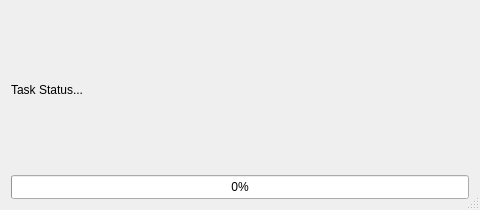
<?xml version="1.0" encoding="UTF-8"?>
<ui version="4.0">
 <class>ProgressDialog</class>
 <widget class="QDialog" name="ProgressDialog">
  <property name="geometry">
   <rect>
    <x>0</x>
    <y>0</y>
    <width>480</width>
    <height>210</height>
   </rect>
  </property>
  <property name="sizePolicy">
   <sizepolicy hsizetype="Preferred" vsizetype="Preferred">
    <horstretch>1</horstretch>
    <verstretch>1</verstretch>
   </sizepolicy>
  </property>
  <property name="minimumSize">
   <size>
    <width>480</width>
    <height>210</height>
   </size>
  </property>
  <property name="windowTitle">
   <string>Please wait...</string>
  </property>
  <property name="sizeGripEnabled">
   <bool>true</bool>
  </property>
  <layout class="QVBoxLayout" name="verticalLayout" stretch="0,0">
   <item>
    <layout class="QHBoxLayout" name="statusLayout" stretch="1,0">
     <item>
      <widget class="QLabel" name="statusLabel">
       <property name="sizePolicy">
        <sizepolicy hsizetype="Preferred" vsizetype="Fixed">
         <horstretch>0</horstretch>
         <verstretch>0</verstretch>
        </sizepolicy>
       </property>
       <property name="minimumSize">
        <size>
         <width>0</width>
         <height>15</height>
        </size>
       </property>
       <property name="text">
        <string>Task Status...</string>
       </property>
       <property name="wordWrap">
        <bool>true</bool>
       </property>
      </widget>
     </item>
     <item>
      <widget class="QLabel" name="detailsLabel">
       <property name="text">
        <string notr="true"/>
       </property>
       <property name="alignment">
        <set>Qt::AlignRight|Qt::AlignTrailing|Qt::AlignVCenter</set>
       </property>
      </widget>
     </item>
    </layout>
   </item>
   <item>
    <widget class="QProgressBar" name="taskProgressBar">
     <property name="enabled">
      <bool>true</bool>
     </property>
     <property name="minimumSize">
      <size>
       <width>0</width>
       <height>24</height>
      </size>
     </property>
     <property name="value">
      <number>0</number>
     </property>
    </widget>
   </item>
  </layout>
 </widget>
 <resources/>
 <connections/>
</ui>
